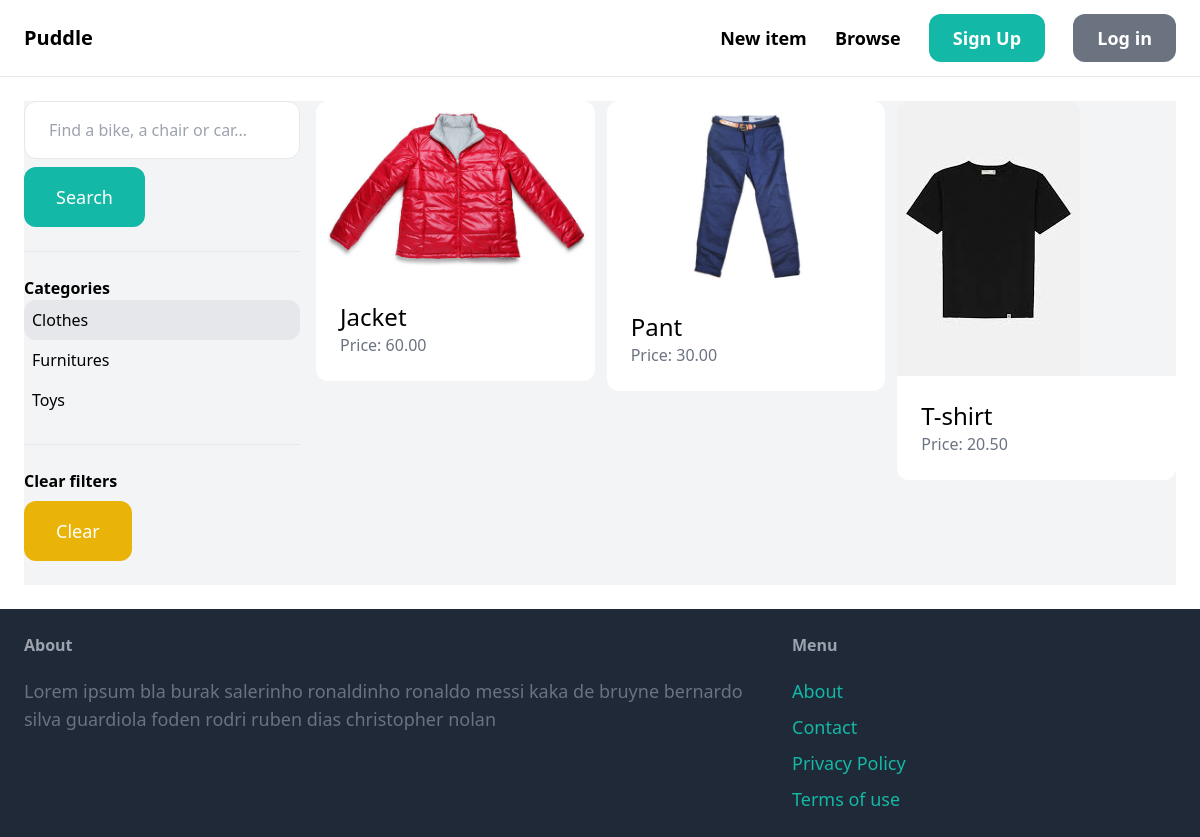
Screenshot of /item/?query=&category=3 with the database file from the repository.
### item/models.py (models this page shows, shortened)
class Category(models.Model):
    name = models.CharField(max_length=255)
    class Meta:
        ordering = ['name']
        verbose_name_plural = 'Categories'

class Item(models.Model):
    category = models.ForeignKey(Category, related_name='items', on_delete=models.CASCADE)
    name = models.CharField(max_length=255)
    description = models.TextField(blank=True, null=True)
    price = models.DecimalField(max_digits=6, decimal_places=2)
    image = models.ImageField(upload_to='item_images', blank=True, null=True)
    is_sold = models.BooleanField(default=False)
    created_at = models.DateTimeField(auto_now_add=True)
    created_by = models.ForeignKey(User, related_name='items', on_delete=models.CASCADE)
    class Meta:
        ordering = ['name']

### item/views.py (the view)
# urls.py: path('', views.items, name='items'),
def items(request):
  query = request.GET.get('query','')
  items = Item.objects.filter(is_sold=False)
  categories = Category.objects.all()
  category_id = request.GET.get('category', 0)
  if category_id:
    items = items.filter(category_id=category_id)
  if query:
    items = items.filter(Q(name__icontains=query) | Q(description__icontains=query))
  return render(request, 'item/items.html', {'items': items, 'query': query, 'categories': categories, 'category_id': int(category_id)})

### item/templates/item/items.html (shortened to what this page needs)
{% extends 'core/base.html' %}
{% block content %}
    <div class="pb-6 grid grid-cols-4 gap-4 bg-gray-100">
        <div class="col-span-1">
            <form method="get" action="{% url 'item:items' %}">
                <input name="query" class="w-full py-4 px-6 border rounded-xl" type="text" value="{{ query }}" placeholder="Find a bike, a chair or car...">
                <button class="mt-2 py-4 px-8 text-lg bg-teal-500 text-white rounded-xl">Search</button>
            </form>
            <hr class="my-6">
            <p class="font-semibold">Categories</p>
            <ul>
                {% for category in categories %}
                    <li class="py-2 px-2 rounded-xl{% if category.id == category_id %} bg-gray-200{% endif %}">
                        <a href="{% url 'item:items' %}?query={{ query }}&category={{ category.id }}">{{ category.name }}</a>
                    </li>
                {% endfor %}
            </ul>
            <hr class="my-6">
            <p class="font-semibold">Clear filters</p>
            <ul>
                <li><a href="{% url 'item:items' %}" class="mt-2 py-4 px-8 inline-block bg-yellow-500 text-lg rounded-xl text-white">Clear</a>
        </div>
        <div class="col-span-3">
            <div class="grid grid-cols-3 gap-3">
                {% for item in items %}
                    <div>
                        <a href="{% url 'item:detail' item.id %}">
                            <div>
                                <img src="{{ item.image.url }}" class="rounded-t-xl">
                            </div>
                            <div class="p-6 bg-white rounded-b-xl">
                                <h2 class="text-2xl">{{ item.name }}</h2>
                                <p class="text-gray-500">Price: {{ item.price }}</p>
                            </div>
                        </a>
                    </div>
                {% endfor %}
            </div>
        </div>
    </div>
{% endblock %}

### rows the page displays
Category: name "Clothes"
Category: name "Furnitures"
Category: name "Toys"
Item: image (picture), name "Jacket", price "60.00"
Item: image (picture), name "Pant", price "30.00"
Item: image (picture), name "T-shirt", price "20.50"
